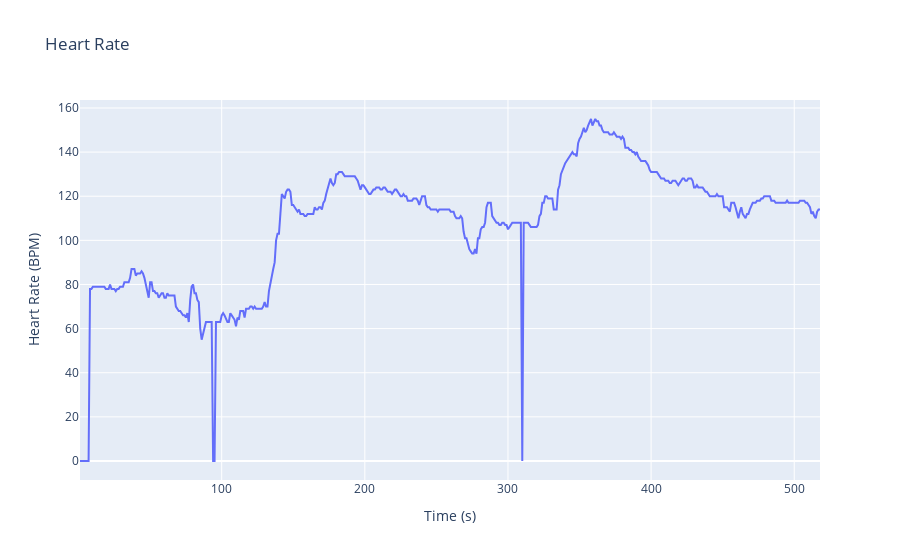
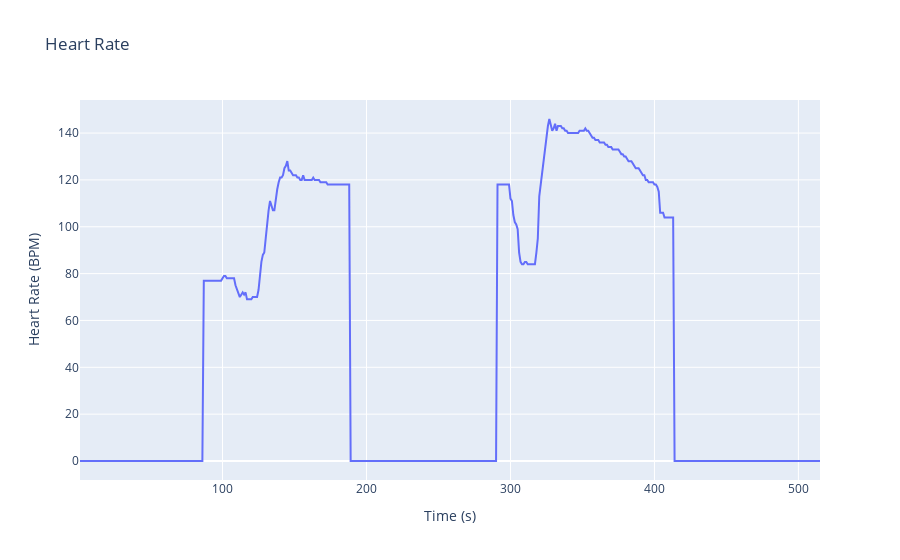
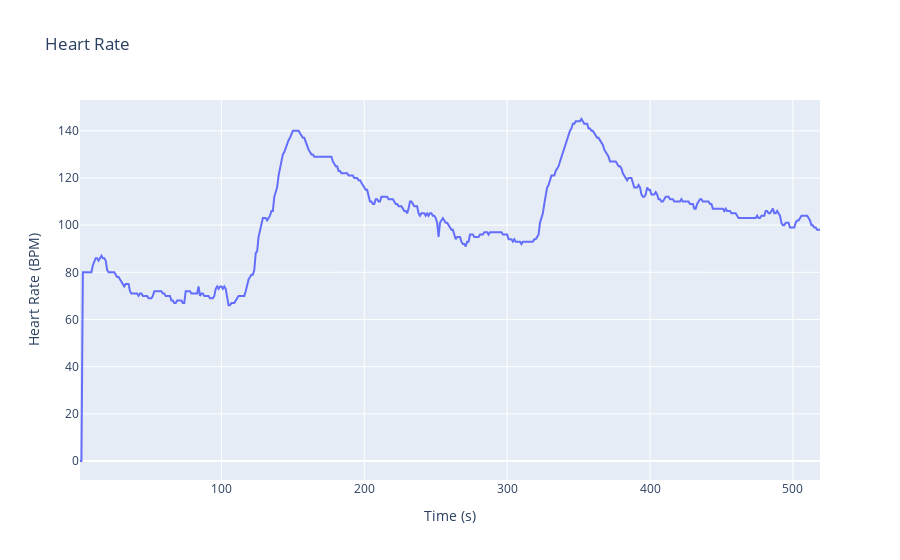
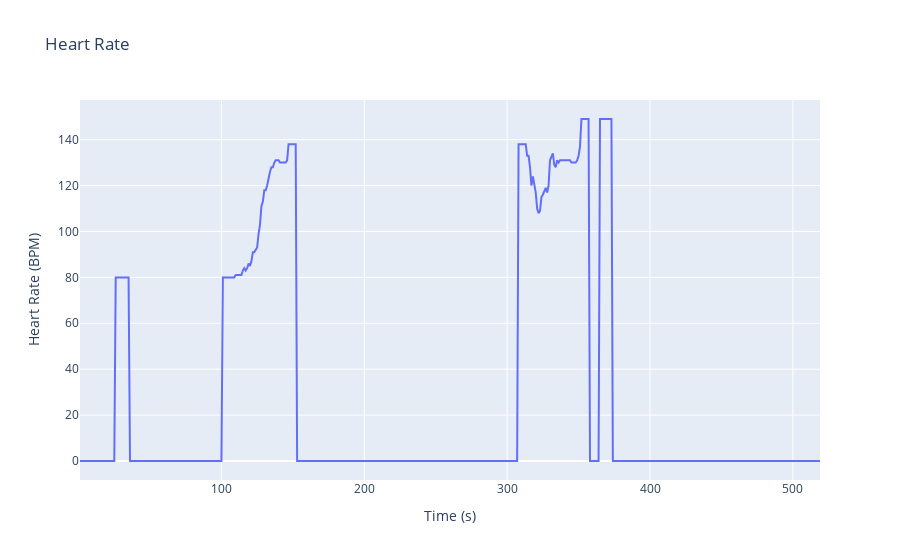

Notebook code for these charts, in order:
### Markdown cell above
Demonstrations of graphs being produced for all of user 100's rides.

### Code cell
counter = 0
for start in ride_df['start_time'].unique():
    counter += 1
    user_heart_rate(100, start)
    if counter == 5:
        break

### Figure 1 — Plotly figure (JSON) as saved in the notebook; plotly's stock layout.template omitted (floating-point values rounded to 4 significant figures; data arrays with more than 128 entries replaced by an {"elided": "..."} marker saying what was removed)
{"data": [{"hovertemplate": "Time (s)=%{x}<br>Heart Rate (BPM)=%{y}<extra></extra>", "legendgroup": "", "line": {"color": "#636efa", "dash": "solid"}, "marker": {"symbol": "circle"}, "mode": "lines", "name": "", "orientation": "v", "showlegend": false, "type": "scatter", "x": {"elided": "518 int values"}, "xaxis": "x", "y": {"elided": "518 int values"}, "yaxis": "y"}], "layout": {"legend": {"tracegroupgap": 0}, "title": {"text": "Heart Rate"}, "xaxis": {"anchor": "y", "domain": [0, 1], "title": {"text": "Time (s)"}}, "yaxis": {"anchor": "x", "domain": [0, 1], "title": {"text": "Heart Rate (BPM)"}}}}

### Figure 2 — Plotly figure (JSON) as saved in the notebook; plotly's stock layout.template omitted (floating-point values rounded to 4 significant figures; data arrays with more than 128 entries replaced by an {"elided": "..."} marker saying what was removed)
{"data": [{"hovertemplate": "Time (s)=%{x}<br>Heart Rate (BPM)=%{y}<extra></extra>", "legendgroup": "", "line": {"color": "#636efa", "dash": "solid"}, "marker": {"symbol": "circle"}, "mode": "lines", "name": "", "orientation": "v", "showlegend": false, "type": "scatter", "x": {"elided": "515 int values"}, "xaxis": "x", "y": {"elided": "515 int values"}, "yaxis": "y"}], "layout": {"legend": {"tracegroupgap": 0}, "title": {"text": "Heart Rate"}, "xaxis": {"anchor": "y", "domain": [0, 1], "title": {"text": "Time (s)"}}, "yaxis": {"anchor": "x", "domain": [0, 1], "title": {"text": "Heart Rate (BPM)"}}}}

### Figure 3 — Plotly figure (JSON) as saved in the notebook; plotly's stock layout.template omitted (floating-point values rounded to 4 significant figures; data arrays with more than 128 entries replaced by an {"elided": "..."} marker saying what was removed)
{"data": [{"hovertemplate": "Time (s)=%{x}<br>Heart Rate (BPM)=%{y}<extra></extra>", "legendgroup": "", "line": {"color": "#636efa", "dash": "solid"}, "marker": {"symbol": "circle"}, "mode": "lines", "name": "", "orientation": "v", "showlegend": false, "type": "scatter", "x": {"elided": "519 int values"}, "xaxis": "x", "y": {"elided": "519 int values"}, "yaxis": "y"}], "layout": {"legend": {"tracegroupgap": 0}, "title": {"text": "Heart Rate"}, "xaxis": {"anchor": "y", "domain": [0, 1], "title": {"text": "Time (s)"}}, "yaxis": {"anchor": "x", "domain": [0, 1], "title": {"text": "Heart Rate (BPM)"}}}}

### Figure 4 — Plotly figure (JSON) as saved in the notebook; plotly's stock layout.template omitted (floating-point values rounded to 4 significant figures; data arrays with more than 128 entries replaced by an {"elided": "..."} marker saying what was removed)
{"data": [{"hovertemplate": "Time (s)=%{x}<br>Heart Rate (BPM)=%{y}<extra></extra>", "legendgroup": "", "line": {"color": "#636efa", "dash": "solid"}, "marker": {"symbol": "circle"}, "mode": "lines", "name": "", "orientation": "v", "showlegend": false, "type": "scatter", "x": {"elided": "519 int values"}, "xaxis": "x", "y": {"elided": "519 int values"}, "yaxis": "y"}], "layout": {"legend": {"tracegroupgap": 0}, "title": {"text": "Heart Rate"}, "xaxis": {"anchor": "y", "domain": [0, 1], "title": {"text": "Time (s)"}}, "yaxis": {"anchor": "x", "domain": [0, 1], "title": {"text": "Heart Rate (BPM)"}}}}
